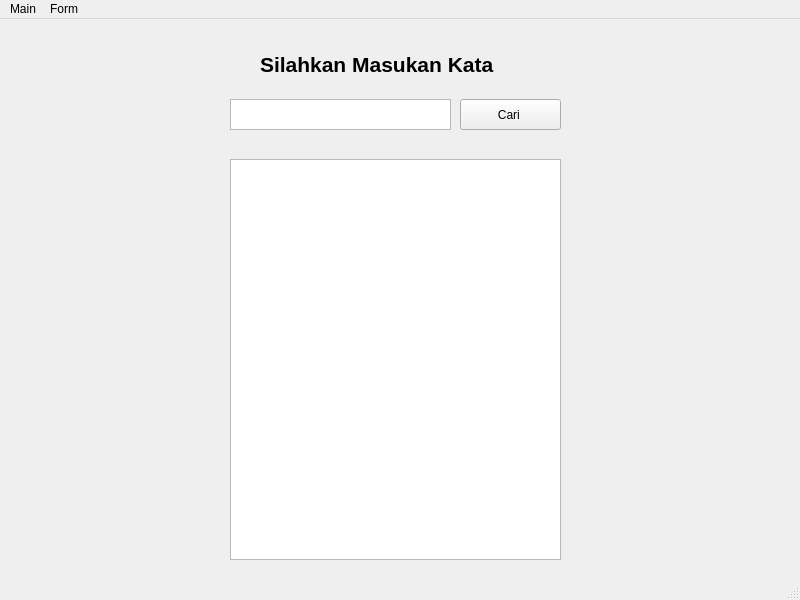
<?xml version="1.0" encoding="UTF-8"?>
<ui version="4.0">
 <class>MainWindow</class>
 <widget class="QMainWindow" name="MainWindow">
  <property name="geometry">
   <rect>
    <x>0</x>
    <y>0</y>
    <width>800</width>
    <height>600</height>
   </rect>
  </property>
  <property name="windowTitle">
   <string>MainWindow</string>
  </property>
  <widget class="QWidget" name="centralwidget">
   <widget class="QTextEdit" name="textEdit">
    <property name="geometry">
     <rect>
      <x>230</x>
      <y>80</y>
      <width>221</width>
      <height>31</height>
     </rect>
    </property>
   </widget>
   <widget class="QPushButton" name="pushButton">
    <property name="geometry">
     <rect>
      <x>460</x>
      <y>80</y>
      <width>101</width>
      <height>31</height>
     </rect>
    </property>
    <property name="text">
     <string>Cari </string>
    </property>
   </widget>
   <widget class="QLabel" name="label">
    <property name="geometry">
     <rect>
      <x>260</x>
      <y>10</y>
      <width>251</width>
      <height>71</height>
     </rect>
    </property>
    <property name="text">
     <string>&lt;html&gt;&lt;head/&gt;&lt;body&gt;&lt;p&gt;&lt;span style=&quot; font-size:16pt; font-weight:600;&quot;&gt;Silahkan Masukan Kata&lt;/span&gt;&lt;/p&gt;&lt;/body&gt;&lt;/html&gt;</string>
    </property>
   </widget>
   <widget class="QListWidget" name="listWidget">
    <property name="geometry">
     <rect>
      <x>230</x>
      <y>140</y>
      <width>331</width>
      <height>401</height>
     </rect>
    </property>
   </widget>
  </widget>
  <widget class="QMenuBar" name="menubar">
   <property name="geometry">
    <rect>
     <x>0</x>
     <y>0</y>
     <width>800</width>
     <height>21</height>
    </rect>
   </property>
   <widget class="QMenu" name="menuMain">
    <property name="title">
     <string>Main</string>
    </property>
    <addaction name="actionHome"/>
    <addaction name="actionRingkasan"/>
    <addaction name="actionDaftar_Kata"/>
   </widget>
   <widget class="QMenu" name="menuForm">
    <property name="title">
     <string>Form</string>
    </property>
    <addaction name="actionInput"/>
   </widget>
   <addaction name="menuMain"/>
   <addaction name="menuForm"/>
  </widget>
  <widget class="QStatusBar" name="statusbar"/>
  <action name="actionHome">
   <property name="text">
    <string>Home</string>
   </property>
  </action>
  <action name="actionRingkasan">
   <property name="text">
    <string>Ringkasan</string>
   </property>
  </action>
  <action name="actionDaftar_Kata">
   <property name="text">
    <string>Daftar Kata</string>
   </property>
  </action>
  <action name="actionInput">
   <property name="text">
    <string>Input</string>
   </property>
  </action>
 </widget>
 <resources/>
 <connections/>
</ui>
